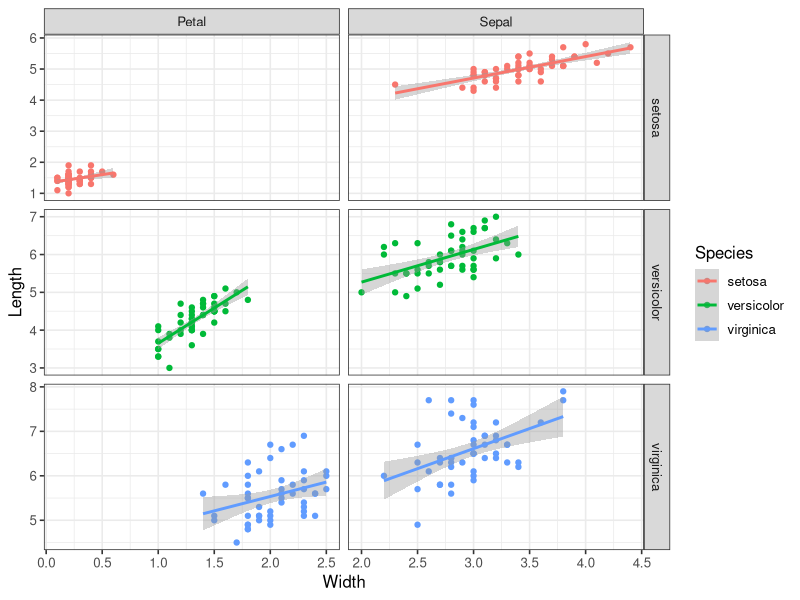

This chart was generated by the following R code:
## ---- chunk 1
#Show the first few lines of the iris data frame.
head(iris)
#Data needs reshaping. It is long and contains Length and Width measurements for plant parts (Petal & Sepal) as separate columns. Measurements will be merged and plant part information provided as a value in a new column.

#load reshape 2 package
library(reshape2)
#create a new column that we will need to track row associations
iris$Flower_id <- rownames(iris)
head(iris) #you can now see the new column Flower_id
#melt data(wide to long) to condense the number of columns
iris_melted <- melt(iris)
head(iris_melted) 
#all measurements are now found in the "value" column with data variables indicated in column "variables"

#strsplit function splits "variable" as character in iris_melted at "."
split_variable <- strsplit(as.character(iris_melted$variable), split = "\\.")
#create two new columns and extract each variable that was split
iris_melted$flower_part <- sapply(split_variable, "[", 1)
iris_melted$measurement_type <- sapply(split_variable, "[", 2)
#remove the "variable" column
iris_melted$variable <- NULL
#use dcast(cast for data frame output) to reshape and separate measurement type
iris_cast <- dcast(iris_melted, formula = Flower_id + Species + flower_part ~ measurement_type)
head(iris_cast) #data frame in desired format

#load ggplot2 package and plot data. 
library(ggplot2)
ggplot(data=iris_cast, aes(x=Width, y=Length, color = Species))+ # Add points and use free scales in the facet
geom_point()+facet_grid(Species~flower_part, scale="free")+
  # Add a regression line
  geom_smooth(method="lm")+
  # Use the black/white theme and increase the font size
  theme_bw(base_size=12)
